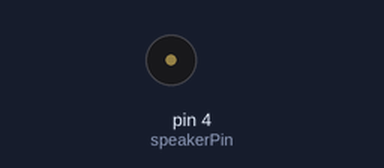
Bench run of a sketch on a simulated Arduino Uno, built with avr-gcc and run on an emulated ATmega328P. Parts: buzzer (waves = sounding).

Above: at 0.03 s.
At 2.77 s:
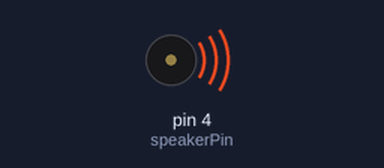
Timing chart, 0 to 3.1 s (numbered marks = the images above):
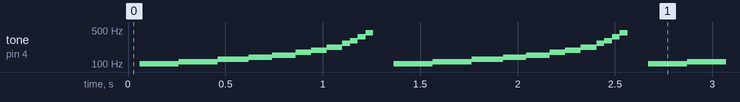

The sketch:

question1.ino
```cpp
/*
 * Create an "alarm" type sound with a pause between sounds. The speaker
 * pin should be assigned to a variable.
 *
 */

int speakerPin = 4;

void setup() {
  pinMode(speakerPin, OUTPUT);
}

void loop() {

  for(int i = 5000; i > 1000; i -= 20) {
    digitalWrite(speakerPin, HIGH);
    delayMicroseconds(i);
    digitalWrite(speakerPin, LOW);
    delayMicroseconds(i);
  }

  // additional pause after each alarm ramp sound
  delay(100);

}
```

Measured:
- by itself, tone on pin 4 (speakerPin): repeats every 1.3 s: 111 Hz 0.20 s, 124 Hz 0.16 s, 138 Hz 0.12 s, 153 Hz 0.12 s, 173 Hz 0.08 s, 193 Hz 0.08 s, 221 Hz 0.08 s, 266 Hz 0.04 s, 303 Hz 0.04 s, 361 Hz 0.04 s, 443 Hz 0.04 s, silent 0.11 s, 101 Hz 0.20 s
